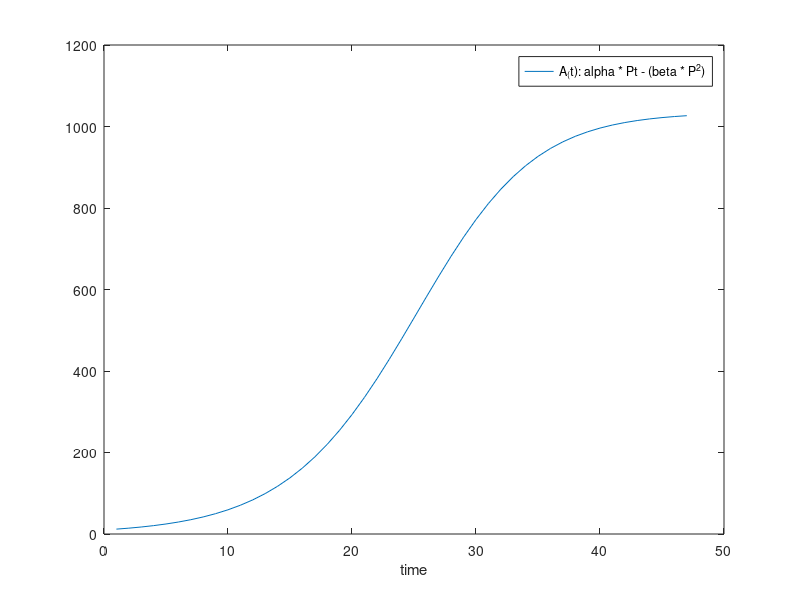

MATLAB code for this plot:
% Simulation parameters
tStep  = 1;
tMax   = 50;
tSart  = 1;
% simulation arguments
alpha  = 1/5;
beta   = 1/5175;
C      = alpha / beta; % border to converge too
C99    = C * 0.99;     % 99% value 
Pt     = 10;           % initial flys
% result matrizes 
res    = [];
Pt_12  = 0;            % value at day 12
t_C99  = 0;            % days when 99% has beeen reached first

for t=tSart:tStep:tMax
    % continous calculation
    Pt_        = alpha * Pt - (beta * Pt^2);
    Pt         = Pt + (Pt_ * tStep);
    
    % save result
    res(t)     = Pt;
    
    % get value at day 12
    if t == 12
        Pt_12 = Pt;
    end;
    
    % get days when 99% has been reached first
    if t_C99 == 0 && Pt >= C99
        t_C99 = t;
        break;
    end;
end

% plot results
figure;
plot(1:tStep:t_C99, res);
xlabel('time')
legend('A_(t): alpha * Pt - (beta * P^2)');